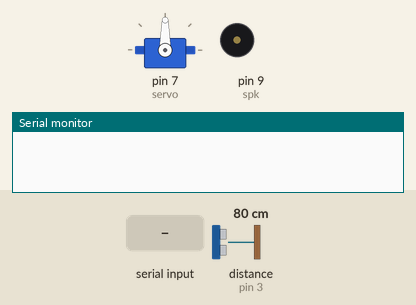
Recording of a sketch running on a simulated Arduino Uno, built with avr-gcc and run on an emulated ATmega328P. Parts: servo, buzzer (waves = sounding), the last lines printed to the serial monitor. The inputs (shaded band) are chosen by the test bench; at power-on: distance to the obstacle (sensor on pin 3) 80 cm. The echo pulse lasts 58.3 µs per cm.

Above: at 1.2 s.
1.3 s: "alarm" received over Serial
At 3.5 s:
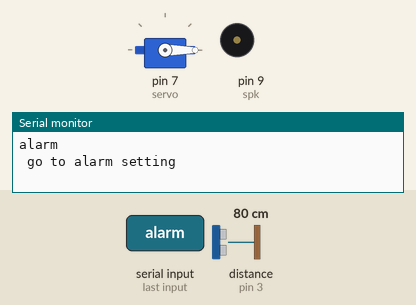
3.8 s: "s" received over Serial
At 5.2 s:
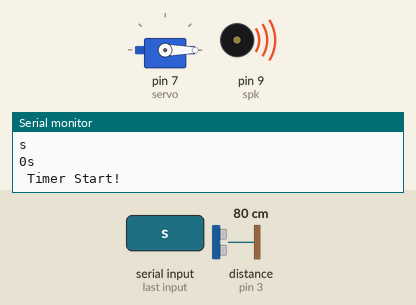
Timing chart, 0 to 12.4 s (numbered marks = the images above; inputs shaded):
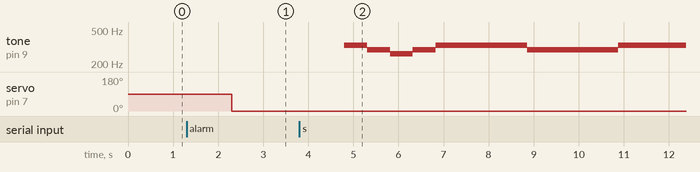

The sketch:

except_servo.ino
```cpp
#include <Servo.h>
#include <IRremote.h>
#include "pitches.h"

Servo servo;

#define C 262
#define D 294
#define E 330

int spk = 9;
int trig = 2;
int echo = 3;
int dis;

int RECV_PIN = A0; // 입력값 핀 설정
IRrecv irrecv(RECV_PIN);
decode_results results;

int alarm[] = {
  E, D, C, D, E, E, E, E, D,
  D, D, D, E, E, E, E,
  E, D, C, D, E, E, E, E,
  D, D, E, D, C, C, C
};
int alarmlen = sizeof(alarm) / sizeof(int);

void setup() {
  Serial.begin(9600);

  pinMode(trig, OUTPUT);
  pinMode(echo, INPUT);
  servo.attach(7);
  irrecv.enableIRIn();
}

void loop() {

  if (Serial.available()) {
    String ser = Serial.readString();
    Serial.println(ser);
    int angle;
    angle = ser.toInt();
    servo.write(angle);
    if (ser == "alarm" ) {
      Serial.println( " go to alarm setting ");
      String Timer = "0";
      while (1) {
        if (Serial.available()) {
          String Time = Serial.readString();
          Serial.println(Time);
          Timer = Timer + Time;
          Serial.println(Timer);

          if (Time == "s" ) {
            Serial.println( " Timer Start! ");
            break;
          }
        }
      }
      int data;
      data = Timer.toInt();
      delay(data); //1을 입력하면 1분으로 계산->분단위변환
      while (1) {

        for (int i = 0; i < alarmlen; i++)
        {
          tone(spk, alarm[i], 500);
          delay(500);

          digitalWrite(trig, HIGH);
          delay(1);
          digitalWrite(trig, LOW);
          dis = pulseIn(echo, HIGH) * 340 / 2 / 10000;
          Serial.print(dis);
          Serial.println("cm");
          if (dis < 50) {
            noTone(spk);
            break;
          }

        }
        if (dis > 50) {
          noTone(spk);
          delay(700);
        }
        else {
          Serial.println("It's time to wake up!");
          break;
        }
      }
    }
  }
}
```

pitches.h
```cpp
/*************************************************
   Public Constants
 *************************************************/

#define NOTE_B0  31
#define NOTE_C1  33
#define NOTE_CS1 35
#define NOTE_D1  37
#define NOTE_DS1 39
#define NOTE_E1  41
#define NOTE_F1  44
#define NOTE_FS1 46
#define NOTE_G1  49
#define NOTE_GS1 52
#define NOTE_A1  55
#define NOTE_AS1 58
#define NOTE_B1  62
#define NOTE_C2  65
#define NOTE_CS2 69
#define NOTE_D2  73
#define NOTE_DS2 78
#define NOTE_E2  82
#define NOTE_F2  87
#define NOTE_FS2 93
#define NOTE_G2  98
#define NOTE_GS2 104
#define NOTE_A2  110
#define NOTE_AS2 117
#define NOTE_B2  123
#define NOTE_C3  131
#define NOTE_CS3 139
#define NOTE_D3  147
#define NOTE_DS3 156
#define NOTE_E3  165
#define NOTE_F3  175
#define NOTE_FS3 185
#define NOTE_G3  196
#define NOTE_GS3 208
#define NOTE_A3  220
#define NOTE_AS3 233
#define NOTE_B3  247
#define NOTE_C4  262
#define NOTE_CS4 277
#define NOTE_D4  294
#define NOTE_DS4 311
#define NOTE_E4  330
#define NOTE_F4  349
#define NOTE_FS4 370
#define NOTE_G4  392
#define NOTE_GS4 415
#define NOTE_A4  440
#define NOTE_AS4 466
#define NOTE_B4  494
#define NOTE_C5  523
#define NOTE_CS5 554
#define NOTE_D5  587
#define NOTE_DS5 622
#define NOTE_E5  659
#define NOTE_F5  698
#define NOTE_FS5 740
#define NOTE_G5  784
#define NOTE_GS5 831
#define NOTE_A5  880
#define NOTE_AS5 932
#define NOTE_B5  988
#define NOTE_C6  1047
#define NOTE_CS6 1109
#define NOTE_D6  1175
#define NOTE_DS6 1245
#define NOTE_E6  1319
#define NOTE_F6  1397
#define NOTE_FS6 1480
#define NOTE_G6  1568
#define NOTE_GS6 1661
#define NOTE_A6  1760
#define NOTE_AS6 1865
#define NOTE_B6  1976
#define NOTE_C7  2093
#define NOTE_CS7 2217
#define NOTE_D7  2349
#define NOTE_DS7 2489
#define NOTE_E7  2637
#define NOTE_F7  2794
#define NOTE_FS7 2960
#define NOTE_G7  3136
#define NOTE_GS7 3322
#define NOTE_A7  3520
#define NOTE_AS7 3729
#define NOTE_B7  3951
#define NOTE_C8  4186
#define NOTE_CS8 4435
#define NOTE_D8  4699
#define NOTE_DS8 4978
```

Measured:
- after the input at 1.3 s, servo on pin 7 (servo): 90° → 0° after 1.0 s
- after the input at 3.8 s, tone on pin 9 (spk): plays 330 Hz for 0.51 s, 294 Hz for 0.51 s, 262 Hz for 0.51 s, 294 Hz for 0.51 s, 330 Hz for 2.0 s, 294 Hz for 2.0 s … (7 notes in this stretch), starting after 1.0 s
